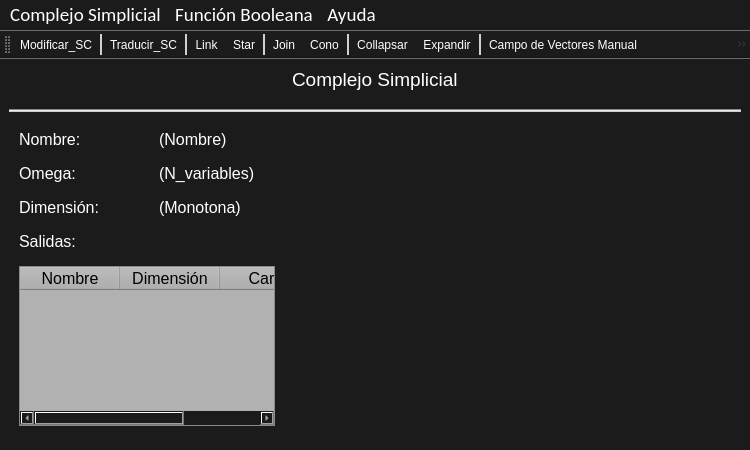
<?xml version="1.0" encoding="UTF-8"?>
<ui version="4.0">
 <class>TFG</class>
 <widget class="QMainWindow" name="TFG">
  <property name="geometry">
   <rect>
    <x>0</x>
    <y>0</y>
    <width>750</width>
    <height>450</height>
   </rect>
  </property>
  <property name="sizePolicy">
   <sizepolicy hsizetype="Preferred" vsizetype="Preferred">
    <horstretch>0</horstretch>
    <verstretch>0</verstretch>
   </sizepolicy>
  </property>
  <property name="font">
   <font>
    <family>Arial</family>
    <pointsize>20</pointsize>
   </font>
  </property>
  <property name="windowTitle">
   <string>TFG Pablo Ascorbe</string>
  </property>
  <property name="windowIcon">
   <iconset>
    <normaloff>../Recursos/icono.ico</normaloff>../Recursos/icono.ico</iconset>
  </property>
  <property name="styleSheet">
   <string notr="true">QWidget{
background-image: url(:/images/fondo.png);
background-color: rgb(27, 27, 27);
color: rgb(255, 255, 255);
}

QToolBar QToolButton{
color: rgb(255, 255, 255);
background-color:transparent;}

QToolBar QToolButton:hover{
	background-color: rgb(100, 100, 100);
}

QToolBar::separator{
	background-color: rgb(208, 208, 208);
	width: 2px;
}


QMenuBar::item:selected{
	background-color: rgb(100, 100, 100);
}

QMenu::item:selected{
	background-color: rgb(100, 100, 100);
}
</string>
  </property>
  <widget class="QWidget" name="centralwidget">
   <property name="enabled">
    <bool>true</bool>
   </property>
   <layout class="QGridLayout" name="gridLayout_2">
    <property name="sizeConstraint">
     <enum>QLayout::SetDefaultConstraint</enum>
    </property>
    <property name="horizontalSpacing">
     <number>11</number>
    </property>
    <property name="verticalSpacing">
     <number>18</number>
    </property>
    <item row="0" column="0" alignment="Qt::AlignHCenter">
     <widget class="QLabel" name="label_2">
      <property name="maximumSize">
       <size>
        <width>16777215</width>
        <height>30</height>
       </size>
      </property>
      <property name="font">
       <font>
        <pointsize>14</pointsize>
       </font>
      </property>
      <property name="text">
       <string>Complejo Simplicial</string>
      </property>
     </widget>
    </item>
    <item row="2" column="0">
     <layout class="QHBoxLayout" name="horizontalLayout" stretch="0,0">
      <item>
       <layout class="QGridLayout" name="gridLayout_fijo">
        <property name="leftMargin">
         <number>10</number>
        </property>
        <property name="rightMargin">
         <number>10</number>
        </property>
        <property name="bottomMargin">
         <number>15</number>
        </property>
        <property name="horizontalSpacing">
         <number>24</number>
        </property>
        <property name="verticalSpacing">
         <number>15</number>
        </property>
        <item row="0" column="1">
         <widget class="QLabel" name="label_nombre_sc">
          <property name="font">
           <font>
            <pointsize>12</pointsize>
           </font>
          </property>
          <property name="text">
           <string>(Nombre)</string>
          </property>
         </widget>
        </item>
        <item row="1" column="1">
         <widget class="QLabel" name="label_omega">
          <property name="font">
           <font>
            <pointsize>12</pointsize>
           </font>
          </property>
          <property name="text">
           <string>(N_variables)</string>
          </property>
         </widget>
        </item>
        <item row="3" column="0" colspan="2">
         <widget class="QLabel" name="label_3">
          <property name="font">
           <font>
            <pointsize>12</pointsize>
           </font>
          </property>
          <property name="text">
           <string>Salidas:</string>
          </property>
         </widget>
        </item>
        <item row="0" column="0">
         <widget class="QLabel" name="label">
          <property name="font">
           <font>
            <pointsize>12</pointsize>
           </font>
          </property>
          <property name="text">
           <string>Nombre:</string>
          </property>
         </widget>
        </item>
        <item row="1" column="0">
         <widget class="QLabel" name="label_4">
          <property name="font">
           <font>
            <pointsize>12</pointsize>
           </font>
          </property>
          <property name="text">
           <string>Omega:</string>
          </property>
         </widget>
        </item>
        <item row="2" column="1">
         <widget class="QLabel" name="label_dimension">
          <property name="font">
           <font>
            <pointsize>12</pointsize>
           </font>
          </property>
          <property name="text">
           <string>(Monotona)</string>
          </property>
         </widget>
        </item>
        <item row="2" column="0">
         <widget class="QLabel" name="label_5">
          <property name="font">
           <font>
            <pointsize>12</pointsize>
           </font>
          </property>
          <property name="text">
           <string>Dimensión:</string>
          </property>
         </widget>
        </item>
        <item row="4" column="0" colspan="2">
         <widget class="QTableWidget" name="tableWidget">
          <property name="styleSheet">
           <string notr="true">color: rgb(0, 0, 0);
background-color: rgb(177, 177, 177);</string>
          </property>
          <column>
           <property name="text">
            <string>Nombre</string>
           </property>
           <property name="font">
            <font>
             <pointsize>12</pointsize>
            </font>
           </property>
          </column>
          <column>
           <property name="text">
            <string>Dimensión</string>
           </property>
           <property name="font">
            <font>
             <pointsize>12</pointsize>
            </font>
           </property>
          </column>
          <column>
           <property name="text">
            <string>Caras</string>
           </property>
           <property name="font">
            <font>
             <pointsize>12</pointsize>
            </font>
           </property>
          </column>
         </widget>
        </item>
       </layout>
      </item>
      <item>
       <layout class="QGridLayout" name="gridLayout_dinamico">
        <item row="0" column="0">
         <spacer name="horizontalSpacer">
          <property name="orientation">
           <enum>Qt::Horizontal</enum>
          </property>
          <property name="sizeHint" stdset="0">
           <size>
            <width>40</width>
            <height>20</height>
           </size>
          </property>
         </spacer>
        </item>
       </layout>
      </item>
     </layout>
    </item>
    <item row="1" column="0">
     <widget class="Line" name="line">
      <property name="styleSheet">
       <string notr="true">background-color: rgb(204, 204, 204);</string>
      </property>
      <property name="orientation">
       <enum>Qt::Horizontal</enum>
      </property>
     </widget>
    </item>
   </layout>
  </widget>
  <widget class="QMenuBar" name="menubar">
   <property name="geometry">
    <rect>
     <x>0</x>
     <y>0</y>
     <width>750</width>
     <height>29</height>
    </rect>
   </property>
   <property name="font">
    <font>
     <family>Calibri</family>
     <pointsize>14</pointsize>
    </font>
   </property>
   <widget class="QMenu" name="menuComplejo_Simplicial">
    <property name="font">
     <font>
      <family>MS Shell Dlg 2</family>
      <pointsize>12</pointsize>
     </font>
    </property>
    <property name="title">
     <string>Complejo Simplicial</string>
    </property>
    <addaction name="actionNuevo_sc"/>
    <addaction name="actionCargar_sc"/>
    <addaction name="actionGuardar_sc"/>
    <addaction name="actionListar_sc"/>
   </widget>
   <widget class="QMenu" name="menuFunci_n_Booleana">
    <property name="font">
     <font>
      <family>MS Shell Dlg 2</family>
      <pointsize>12</pointsize>
     </font>
    </property>
    <property name="title">
     <string>Función Booleana</string>
    </property>
    <addaction name="actionNuevo_bf"/>
    <addaction name="actionCargar_bf"/>
    <addaction name="actionGuardar_bf"/>
    <addaction name="actionListar_bf"/>
   </widget>
   <widget class="QMenu" name="menuAyuda">
    <property name="font">
     <font>
      <family>MS Shell Dlg 2</family>
      <pointsize>12</pointsize>
     </font>
    </property>
    <property name="title">
     <string>Ayuda</string>
    </property>
    <addaction name="actionAyuda"/>
    <addaction name="separator"/>
    <addaction name="actionAcerca"/>
   </widget>
   <addaction name="menuComplejo_Simplicial"/>
   <addaction name="menuFunci_n_Booleana"/>
   <addaction name="menuAyuda"/>
  </widget>
  <widget class="QToolBar" name="toolBar">
   <property name="minimumSize">
    <size>
     <width>0</width>
     <height>0</height>
    </size>
   </property>
   <property name="windowTitle">
    <string>toolBar</string>
   </property>
   <property name="orientation">
    <enum>Qt::Horizontal</enum>
   </property>
   <property name="iconSize">
    <size>
     <width>32</width>
     <height>32</height>
    </size>
   </property>
   <property name="floatable">
    <bool>true</bool>
   </property>
   <attribute name="toolBarArea">
    <enum>TopToolBarArea</enum>
   </attribute>
   <attribute name="toolBarBreak">
    <bool>false</bool>
   </attribute>
   <addaction name="actionModificar_SC"/>
   <addaction name="separator"/>
   <addaction name="actionTraducir_SC"/>
   <addaction name="separator"/>
   <addaction name="actionLink"/>
   <addaction name="actionStar"/>
   <addaction name="separator"/>
   <addaction name="actionJoin"/>
   <addaction name="actionCono"/>
   <addaction name="separator"/>
   <addaction name="actionCollapsar"/>
   <addaction name="actionExpandir"/>
   <addaction name="separator"/>
   <addaction name="actionCampo_de_Vectores_Manual"/>
   <addaction name="actionCampo_de_Vectors_autom_tico"/>
  </widget>
  <action name="actionNuevo_sc">
   <property name="text">
    <string>Nuevo</string>
   </property>
   <property name="shortcut">
    <string>Ctrl+N</string>
   </property>
  </action>
  <action name="actionCargar_sc">
   <property name="text">
    <string>Cargar</string>
   </property>
  </action>
  <action name="actionGuardar_sc">
   <property name="text">
    <string>Guardar</string>
   </property>
  </action>
  <action name="actionListar_sc">
   <property name="text">
    <string>Listar</string>
   </property>
  </action>
  <action name="actionNuevo_bf">
   <property name="text">
    <string>Nuevo</string>
   </property>
  </action>
  <action name="actionCargar_bf">
   <property name="text">
    <string>Cargar</string>
   </property>
  </action>
  <action name="actionGuardar_bf">
   <property name="text">
    <string>Guardar</string>
   </property>
  </action>
  <action name="actionListar_bf">
   <property name="text">
    <string>Listar</string>
   </property>
  </action>
  <action name="actionAyuda">
   <property name="text">
    <string>Ayuda de TFG Pablo Ascorbe</string>
   </property>
  </action>
  <action name="actionAcerca">
   <property name="text">
    <string>Acerca de la aplicación</string>
   </property>
  </action>
  <action name="actionModificar_SC">
   <property name="icon">
    <iconset resource="../Recursos/resources.qrc">
     <normaloff>:/images/edit.ico</normaloff>:/images/edit.ico</iconset>
   </property>
   <property name="text">
    <string>Modificar_SC</string>
   </property>
   <property name="toolTip">
    <string>Modificar el Complejo Simplicial</string>
   </property>
   <property name="shortcut">
    <string>Ctrl+1</string>
   </property>
  </action>
  <action name="actionTraducir_SC">
   <property name="icon">
    <iconset resource="../Recursos/resources.qrc">
     <normaloff>:/images/translation_sc_to_bf.ico</normaloff>:/images/translation_sc_to_bf.ico</iconset>
   </property>
   <property name="text">
    <string>Traducir_SC</string>
   </property>
   <property name="toolTip">
    <string>Traducir el complejo simplicial a una función booleana</string>
   </property>
  </action>
  <action name="actionLink">
   <property name="icon">
    <iconset resource="../Recursos/resources.qrc">
     <normaloff>:/images/link.ico</normaloff>:/images/link.ico</iconset>
   </property>
   <property name="text">
    <string>Link</string>
   </property>
   <property name="toolTip">
    <string>Calcular Link para un símplice</string>
   </property>
  </action>
  <action name="actionStar">
   <property name="icon">
    <iconset resource="../Recursos/resources.qrc">
     <normaloff>:/images/star.ico</normaloff>:/images/star.ico</iconset>
   </property>
   <property name="text">
    <string>Star</string>
   </property>
   <property name="toolTip">
    <string>Calcular Star para un símplice</string>
   </property>
  </action>
  <action name="actionJoin">
   <property name="icon">
    <iconset resource="../Recursos/resources.qrc">
     <normaloff>:/images/join.ico</normaloff>:/images/join.ico</iconset>
   </property>
   <property name="text">
    <string>Join</string>
   </property>
   <property name="toolTip">
    <string>Calcular el Join del complejo simplicial con otro a seleccionar</string>
   </property>
  </action>
  <action name="actionCono">
   <property name="icon">
    <iconset resource="../Recursos/resources.qrc">
     <normaloff>:/images/cone.ico</normaloff>:/images/cone.ico</iconset>
   </property>
   <property name="text">
    <string>Cono</string>
   </property>
   <property name="toolTip">
    <string>Calcular el cono del Complejo Simplicial</string>
   </property>
  </action>
  <action name="actionCollapsar">
   <property name="icon">
    <iconset resource="../Recursos/resources.qrc">
     <normaloff>:/images/collapse.ico</normaloff>:/images/collapse.ico</iconset>
   </property>
   <property name="text">
    <string>Collapsar</string>
   </property>
   <property name="toolTip">
    <string>Collapsar el Complejo Simplicial</string>
   </property>
  </action>
  <action name="actionExpandir">
   <property name="icon">
    <iconset resource="../Recursos/resources.qrc">
     <normaloff>:/images/expand.ico</normaloff>:/images/expand.ico</iconset>
   </property>
   <property name="text">
    <string>Expandir</string>
   </property>
   <property name="toolTip">
    <string>Expandir el Complejo Simplicial</string>
   </property>
  </action>
  <action name="actionCampo_de_Vectores_Manual">
   <property name="icon">
    <iconset resource="../Recursos/resources.qrc">
     <normaloff>:/images/manual_vf.ico</normaloff>:/images/manual_vf.ico</iconset>
   </property>
   <property name="text">
    <string>Campo de Vectores Manual</string>
   </property>
   <property name="toolTip">
    <string>Calcular un campo de vectores manualmente</string>
   </property>
  </action>
  <action name="actionCampo_de_Vectors_autom_tico">
   <property name="icon">
    <iconset resource="../Recursos/resources.qrc">
     <normaloff>:/images/auto_vf.ico</normaloff>:/images/auto_vf.ico</iconset>
   </property>
   <property name="text">
    <string>Campo de Vectors automático</string>
   </property>
   <property name="toolTip">
    <string>Calcular un campo de vectores automáticamente</string>
   </property>
  </action>
 </widget>
 <resources>
  <include location="../Recursos/resources.qrc"/>
 </resources>
 <connections/>
</ui>
